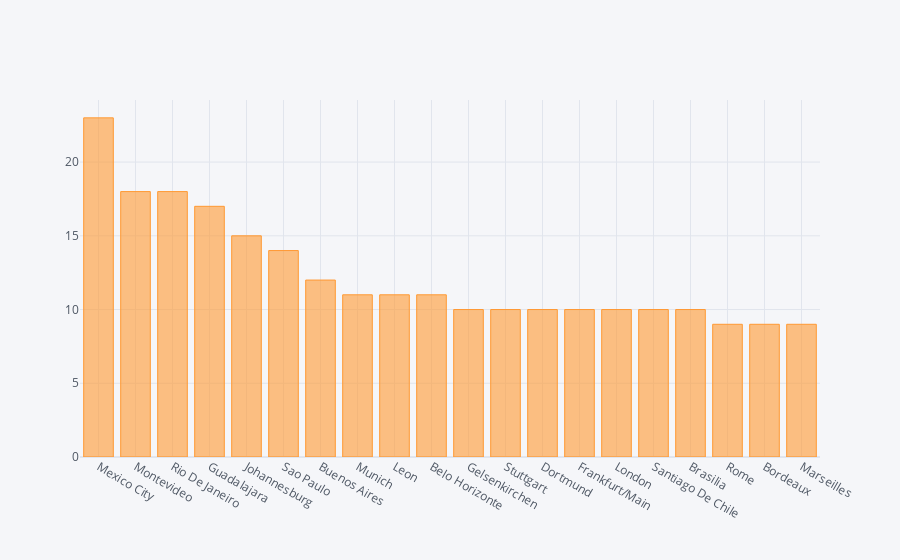

The code cell stored with this chart in its notebook:
### Code cell
matches['City'].value_counts()[:20].iplot(kind='bar')

### Figure 1 — Plotly figure (JSON) as saved in the notebook; plotly's stock layout.template omitted (floating-point values rounded to 4 significant figures)
{"data": [{"marker": {"color": "rgba(255, 153, 51, 0.6)", "line": {"color": "rgba(255, 153, 51, 1.0)", "width": 1}}, "name": "City", "orientation": "v", "text": "", "type": "bar", "x": ["Mexico City ", "Montevideo ", "Rio De Janeiro ", "Guadalajara ", "Johannesburg ", "Sao Paulo ", "Buenos Aires ", "Munich ", "Leon ", "Belo Horizonte ", "Gelsenkirchen ", "Stuttgart ", "Dortmund ", "Frankfurt/Main ", "London ", "Santiago De Chile ", "Brasilia ", "Rome ", "Bordeaux ", "Marseilles "], "y": [23, 18, 18, 17, 15, 14, 12, 11, 11, 11, 10, 10, 10, 10, 10, 10, 10, 9, 9, 9]}], "layout": {"legend": {"bgcolor": "#F5F6F9", "font": {"color": "#4D5663"}}, "paper_bgcolor": "#F5F6F9", "plot_bgcolor": "#F5F6F9", "title": {"font": {"color": "#4D5663"}}, "xaxis": {"gridcolor": "#E1E5ED", "showgrid": true, "tickfont": {"color": "#4D5663"}, "title": {"font": {"color": "#4D5663"}, "text": ""}, "zerolinecolor": "#E1E5ED"}, "yaxis": {"gridcolor": "#E1E5ED", "showgrid": true, "tickfont": {"color": "#4D5663"}, "title": {"font": {"color": "#4D5663"}, "text": ""}, "zerolinecolor": "#E1E5ED"}}}
